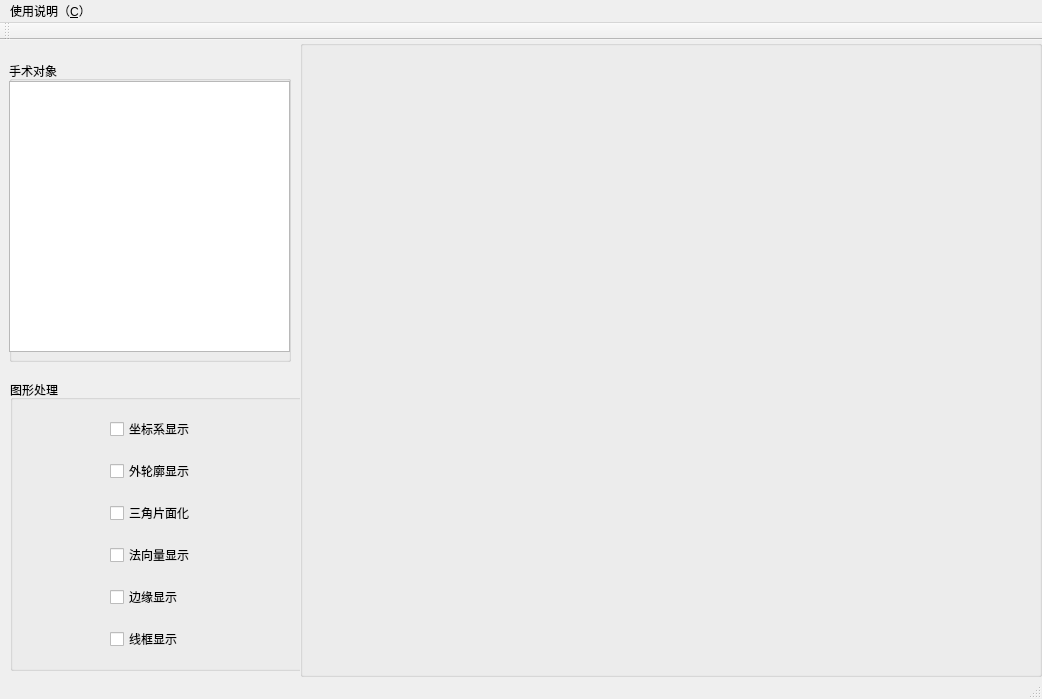
<?xml version="1.0" encoding="UTF-8"?>
<ui version="4.0">
 <class>InterfaceClass</class>
 <widget class="QMainWindow" name="InterfaceClass">
  <property name="geometry">
   <rect>
    <x>0</x>
    <y>0</y>
    <width>1042</width>
    <height>699</height>
   </rect>
  </property>
  <property name="windowTitle">
   <string>CHAI3D</string>
  </property>
  <property name="windowIcon">
   <iconset>
    <normaloff>:/chai3d.ico</normaloff>:/chai3d.ico</iconset>
  </property>
  <property name="toolTip">
   <string/>
  </property>
  <widget class="QWidget" name="centralWidget">
   <layout class="QHBoxLayout" name="horizontalLayout">
    <property name="spacing">
     <number>0</number>
    </property>
    <property name="leftMargin">
     <number>0</number>
    </property>
    <property name="topMargin">
     <number>0</number>
    </property>
    <property name="rightMargin">
     <number>0</number>
    </property>
    <property name="bottomMargin">
     <number>0</number>
    </property>
    <item>
     <widget class="QWidget" name="Settings" native="true">
      <property name="sizePolicy">
       <sizepolicy hsizetype="Fixed" vsizetype="Preferred">
        <horstretch>0</horstretch>
        <verstretch>0</verstretch>
       </sizepolicy>
      </property>
      <property name="minimumSize">
       <size>
        <width>300</width>
        <height>0</height>
       </size>
      </property>
      <property name="maximumSize">
       <size>
        <width>300</width>
        <height>800</height>
       </size>
      </property>
      <property name="autoFillBackground">
       <bool>true</bool>
      </property>
      <widget class="QGroupBox" name="groupModels">
       <property name="geometry">
        <rect>
         <x>9</x>
         <y>21</y>
         <width>282</width>
         <height>301</height>
        </rect>
       </property>
       <property name="minimumSize">
        <size>
         <width>282</width>
         <height>0</height>
        </size>
       </property>
       <property name="maximumSize">
        <size>
         <width>800</width>
         <height>600</height>
        </size>
       </property>
       <property name="title">
        <string>手术对象</string>
       </property>
       <widget class="QListView" name="folderList">
        <property name="geometry">
         <rect>
          <x>0</x>
          <y>20</y>
          <width>281</width>
          <height>271</height>
         </rect>
        </property>
        <property name="maximumSize">
         <size>
          <width>500</width>
          <height>500</height>
         </size>
        </property>
       </widget>
      </widget>
      <widget class="QGroupBox" name="groupBox">
       <property name="geometry">
        <rect>
         <x>10</x>
         <y>340</y>
         <width>300</width>
         <height>291</height>
        </rect>
       </property>
       <property name="minimumSize">
        <size>
         <width>250</width>
         <height>0</height>
        </size>
       </property>
       <property name="maximumSize">
        <size>
         <width>300</width>
         <height>300</height>
        </size>
       </property>
       <property name="title">
        <string>图形处理</string>
       </property>
       <layout class="QGridLayout" name="gridLayout">
        <item row="1" column="0">
         <widget class="QCheckBox" name="showBoundaryBox">
          <property name="minimumSize">
           <size>
            <width>20</width>
            <height>0</height>
           </size>
          </property>
          <property name="maximumSize">
           <size>
            <width>100</width>
            <height>150</height>
           </size>
          </property>
          <property name="text">
           <string>外轮廓显示</string>
          </property>
          <property name="shortcut">
           <string>B</string>
          </property>
         </widget>
        </item>
        <item row="0" column="0">
         <widget class="QCheckBox" name="showFrame">
          <property name="minimumSize">
           <size>
            <width>20</width>
            <height>0</height>
           </size>
          </property>
          <property name="maximumSize">
           <size>
            <width>100</width>
            <height>150</height>
           </size>
          </property>
          <property name="text">
           <string>坐标系显示</string>
          </property>
          <property name="shortcut">
           <string/>
          </property>
         </widget>
        </item>
        <item row="2" column="0">
         <widget class="QCheckBox" name="showTriangles">
          <property name="minimumSize">
           <size>
            <width>20</width>
            <height>0</height>
           </size>
          </property>
          <property name="maximumSize">
           <size>
            <width>100</width>
            <height>150</height>
           </size>
          </property>
          <property name="text">
           <string>三角片面化</string>
          </property>
          <property name="shortcut">
           <string>T</string>
          </property>
         </widget>
        </item>
        <item row="4" column="0">
         <widget class="QCheckBox" name="showEdges">
          <property name="minimumSize">
           <size>
            <width>20</width>
            <height>0</height>
           </size>
          </property>
          <property name="maximumSize">
           <size>
            <width>100</width>
            <height>150</height>
           </size>
          </property>
          <property name="text">
           <string>边缘显示</string>
          </property>
          <property name="shortcut">
           <string>E</string>
          </property>
         </widget>
        </item>
        <item row="6" column="0">
         <widget class="QCheckBox" name="showWireframe">
          <property name="minimumSize">
           <size>
            <width>20</width>
            <height>0</height>
           </size>
          </property>
          <property name="maximumSize">
           <size>
            <width>100</width>
            <height>150</height>
           </size>
          </property>
          <property name="text">
           <string>线框显示</string>
          </property>
          <property name="shortcut">
           <string>W</string>
          </property>
         </widget>
        </item>
        <item row="3" column="0">
         <widget class="QCheckBox" name="showNormals">
          <property name="minimumSize">
           <size>
            <width>20</width>
            <height>0</height>
           </size>
          </property>
          <property name="maximumSize">
           <size>
            <width>100</width>
            <height>150</height>
           </size>
          </property>
          <property name="text">
           <string>法向量显示</string>
          </property>
          <property name="shortcut">
           <string>N</string>
          </property>
         </widget>
        </item>
       </layout>
      </widget>
     </widget>
    </item>
    <item>
     <widget class="QGroupBox" name="groupOptions">
      <property name="enabled">
       <bool>true</bool>
      </property>
      <property name="title">
       <string/>
      </property>
     </widget>
    </item>
   </layout>
  </widget>
  <widget class="QStatusBar" name="statusBar"/>
  <widget class="QMenuBar" name="menuBar">
   <property name="geometry">
    <rect>
     <x>0</x>
     <y>0</y>
     <width>1042</width>
     <height>23</height>
    </rect>
   </property>
   <widget class="QMenu" name="menu_C">
    <property name="title">
     <string>使用说明（&amp;C）</string>
    </property>
   </widget>
   <addaction name="menu_C"/>
  </widget>
  <widget class="QToolBar" name="toolBar">
   <property name="windowTitle">
    <string>toolBar</string>
   </property>
   <attribute name="toolBarArea">
    <enum>TopToolBarArea</enum>
   </attribute>
   <attribute name="toolBarBreak">
    <bool>false</bool>
   </attribute>
  </widget>
 </widget>
 <layoutdefault spacing="6" margin="11"/>
 <resources>
  <include location="Application.qrc"/>
 </resources>
 <connections/>
</ui>
